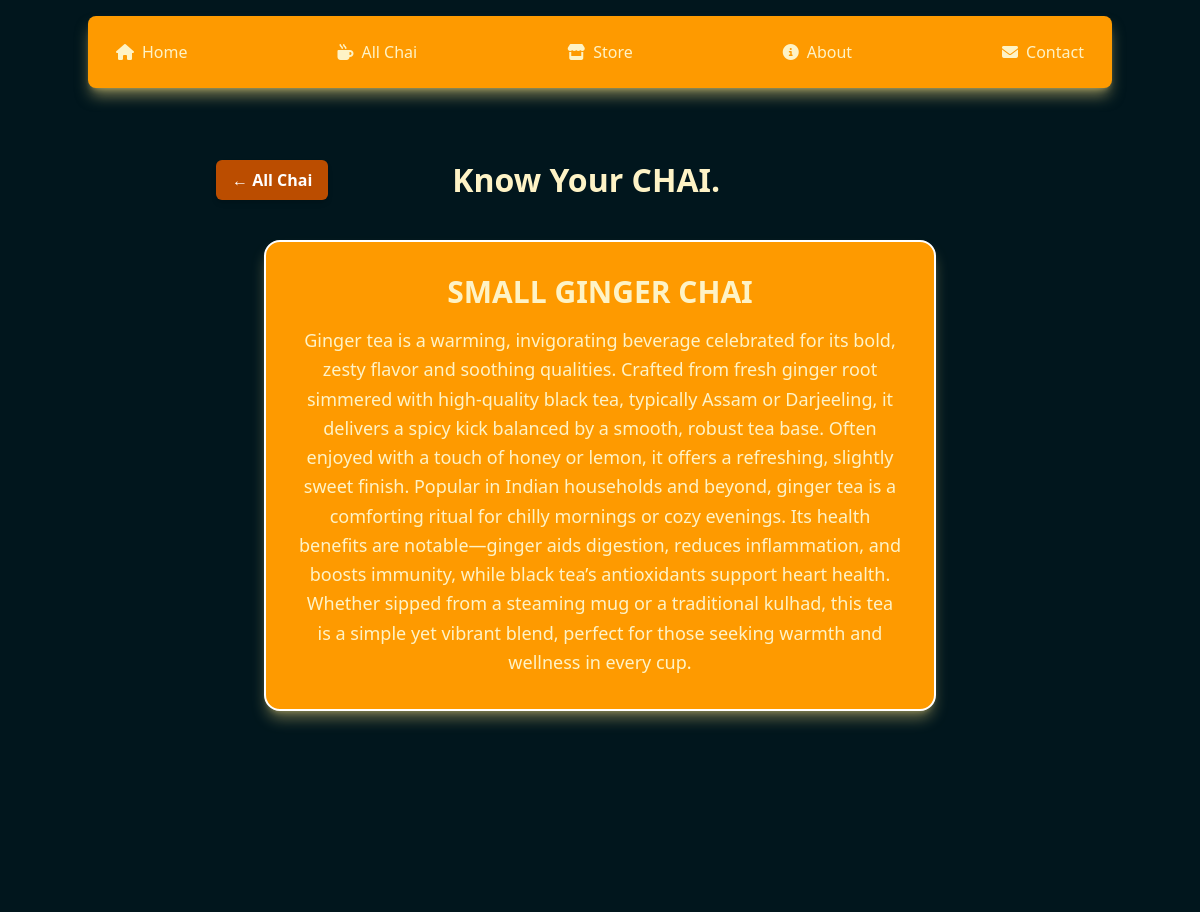
The page /chai/3/ on the database its author committed.
### chai/models.py (models this page shows, shortened)
class ChaiVarity(models.Model):
    CHAI_TYPE_CHOICE = [
        ('PG', 'PREMIUM GOLD'),
        ('ML', 'MASALA'),
        ('GR', 'GINGER'),
        ('PL', 'PLAIN'),
        ('EL', 'ELAICHIE'),
        ('GR', 'GREEN'),
    ]
    name = models.CharField(max_length=100)
    price = models.IntegerField()
    image = models.ImageField(upload_to='chais/')
    date_added = models.DateTimeField(default=timezone.now)
    type = models.CharField(max_length=2, choices=CHAI_TYPE_CHOICE)
    description = models.TextField(default='')

### chai/views.py (the view)
# urls.py: path('<int:chai_id>/', views.chai_detail, name='chai_detail'),
def chai_detail(request, chai_id):
    chai = get_object_or_404(ChaiVarity, pk=chai_id)
    return render(request, 'chai/chai_detail.html', {'chai': chai})

### chai/templates/chai/chai_detail.html (shortened to what this page needs)
{% extends "layout.html" %}
{% block content %}
<div class="bg-[rgb(1,22,29)] min-h-screen flex flex-col items-center py-12 px-4">
  <div class="flex items-center justify-between w-full max-w-3xl mb-10">
    <a href="{% url 'all_chai' %}">
      <button class="bg-amber-700 hover:bg-amber-600 text-white font-semibold py-2 px-4 rounded-md shadow-md transition">
        ← All Chai
      </button>
    </a>
    <h1 class="text-amber-100 text-4xl font-bold text-center flex-grow">
      Know Your <span class="font-extrabold">CHAI</span>.
    </h1>
  </div>
  <div class="bg-amber-500 text-amber-100 rounded-2xl p-8 border-2 border-white shadow-lg shadow-amber-200/40 max-w-2xl w-full text-center space-y-4">
    <h3 class="text-3xl font-bold">{{ chai.name }}</h3>
    <p class="text-lg leading-relaxed">{{ chai.description }}</p>
  </div>
</div>
{% endblock %}

### static/style.css (style rules this page uses)
body { background-color: rgb(1, 22, 29); color: white; }
h1 { text-align: center; font-size: 2em; }

### rows shown on the page
ChaiVarity: name "SMALL GINGER CHAI", description "Ginger tea is a warming, invigorating beverage celebrated for its bold, zesty flavor and soothing qualities. Crafted from fresh ginger root simmered with high-quality black tea, typically Assam or Darjeeling, it delivers a spicy kick balanced by a smooth, robust tea base. Often enjoyed with a touch of honey or lemon, it offers a refreshing, slightly sweet finish. Popular in Indian households and beyond, ginger tea is a comforting ritual for chilly mornings or cozy evenings. Its health benefits are notable—ginger aids digestion, reduces inflammation, and boosts immunity, while black tea’s antioxidants support heart health. Whether sipped from a steaming mug or a traditional kulhad, this tea…"
